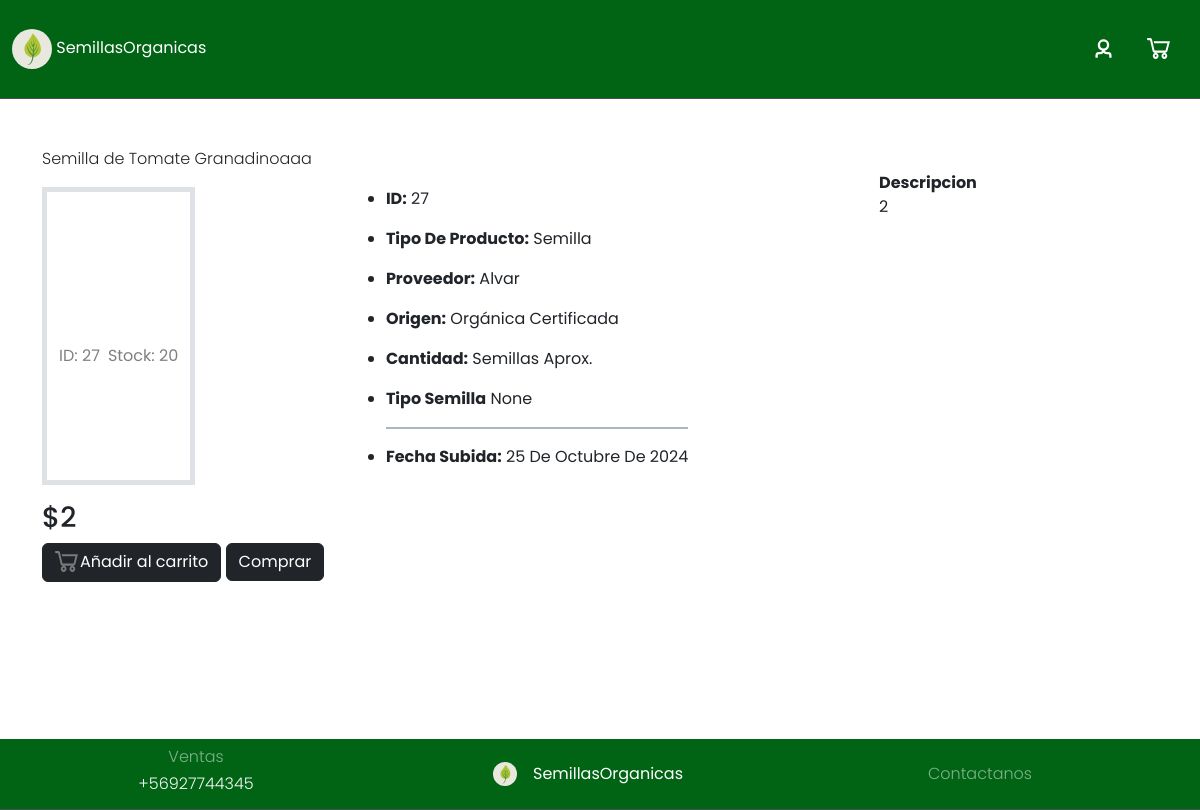
Screenshot of /producto/detalle/27 (signed in) with the database file from the repository.
### core/models.py (models this page shows, shortened)
class Producto(models.Model):
    TIPO_CHOICES = [
        ('semilla', 'Semilla'),
        ('insumo', 'Insumo'),
    ]
    id = models.AutoField(primary_key=True)
    tipo = models.CharField(max_length=10, choices=TIPO_CHOICES)  # Define si es semilla o insumo
    stock = models.IntegerField()
    nombre = models.CharField(max_length=80)
    descripcion = models.CharField(max_length=250)
    precio = models.IntegerField()
    proveedor = models.ForeignKey(to=Usuario, on_delete=models.CASCADE)
    origen = models.ForeignKey(to=tipoOrigen, on_delete=models.CASCADE)
    cantidad = models.CharField(max_length=50)
    imagenUrl = models.CharField(max_length=1000, default='')
    fechasubida = models.DateField(default=datetime.now)
    tipoSemilla = models.ForeignKey(to=TipoSemilla, null=True, blank=True, on_delete=models.CASCADE)
    tipoInsumo = models.ForeignKey(to=TipoInsumo, null=True, blank=True, on_delete=models.CASCADE)
    cantidadVentas = models.IntegerField(default=0)
    inventario = models.BooleanField(default=False)

class Usuario(models.Model):
    usuario = models.OneToOneField(User, on_delete=models.CASCADE, related_name='perfil')
    tipo_usuario = models.ForeignKey(TipoUsuario, on_delete=models.CASCADE, related_name='usuarios', default=1)
    def __str__(self):
        return self.usuario.username

class tipoOrigen(models.Model):
    id = models.AutoField(primary_key=True)
    tipo = models.CharField(max_length=50)

### core/views.py (the view)
# urls.py: path("producto/detalle/<int:id>", detalle, name="detalle"),
def detalle(request,id):
    producto = Producto.objects.get(id=id)
    return render(request, "detalle.html", {"producto": producto})

### core/templates/detalle.html (shortened to what this page needs)
{% extends "plantilla.html" %}
{% load humanize %}
{% load static %}
{% block links %}
<link rel="stylesheet" href="{% static 'css/detalle.css' %}">
{% endblock %}
 {% block content %}
 <div id="containerDetalles" class="d-flex flex-row w-100 flex-wrap-reverse">
    <div id="left" class="container d-flex flex-column my-5">
      <div class="fw-light">{{producto.nombre}}</div>
      <div id="listdetallesNimage" class="d-flex flex-column-reverse flex-lg-row-reverse gap-3 w-100 justify-content-between">
        <div id="descProducto" class="">
          <span class="fw-bold text-start">Descripcion</span>
            <p class="text-start text-wrap">
                {{producto.descripcion}}
            </p>
        </div>
        <div class="" id="detalle-p">
        <ul class="text-dark d-flex gap-3 flex-column container mx-1 mx-sm-0 justify-content-center py-3 w-100" id="detallesUl">
          <li><strong>ID:</strong> {{producto.id}}</li>
          <li class="text-capitalize"><strong>Tipo de Producto:</strong> {{producto.tipo}}</li>
          <li class="text-capitalize"><strong>Proveedor:</strong> {{producto.proveedor}}</li>
          <li class="text-capitalize"><strong>Origen:</strong> {{producto.origen.tipo}}</li>
          {% if producto.tipo == 'semilla' %}
          <li class="text-capitalize"><strong>Cantidad:</strong> {{producto.cantidad}} {{producto.tipo}}s aprox. </li>
        {% endif %}
          <li class="text-capitalize"><strong>Tipo Semilla</strong>  {{producto.tipoSemilla}}</li>
          <span class="border border-dark-subtle w-100 p-0 m-0"></span>
          <li class="text-capitalize"><strong>fecha Subida:</strong> {{producto.fechasubida}}</li>
      </ul>
    </div>
    <div class="d-flex flex-column border border-5 bg-white justify-content-center align-items-center my-3 py-3" id="">
      <img src="{% static 'imgs/' %}{{ producto.imagenUrl }}" alt="" class="img-thumbnail w-75 my-3 border-0">
      <div class="text-dark d-flex justify-content-between text-black-50 gap-2 container justify-content-center  w-100" id="detallesUl">
        <div>ID: {{producto.id}}</div>
        <div>Stock: {{producto.stock}}</div>
      </div>
    </div>
    </div>
    <div class="d-flex gap-2 flex-column">
      <div id="btns&precio">
        <div>
          <h3>${{producto.precio|intcomma}}</h3>
        </div>
        <a id="btnaddToCarro" href="{% url "addToCar" producto.id %}" class="btn btn-dark" type="button">Añadir al
          carrito</a>
        <a href="{% url 'comprarUnProducto' producto.id %}" class="btn btn-dark">Comprar</a>
      </div>
    </div>
    </div>
  </div>
 {% endblock content %}

### core/static/css/All.css (style rules this page uses)
* { font-family: 'Poppins'; }
#left { min-height:250px; }

### core/static/css/detalle.css (style rules this page uses)
#descProducto { width: 100%; }
@media (min-width: 991px) { #descProducto { width: 25%; } }

### rows the page displays
Producto: nombre "Semilla de Tomate Granadinoaaa", descripcion "2", id "27", tipo "Semilla", proveedor "Alvar", origen.tipo "Orgánica Certificada", tipoSemilla "None", fechasubida "25 De Octubre De 2024", stock "20", precio "2"
